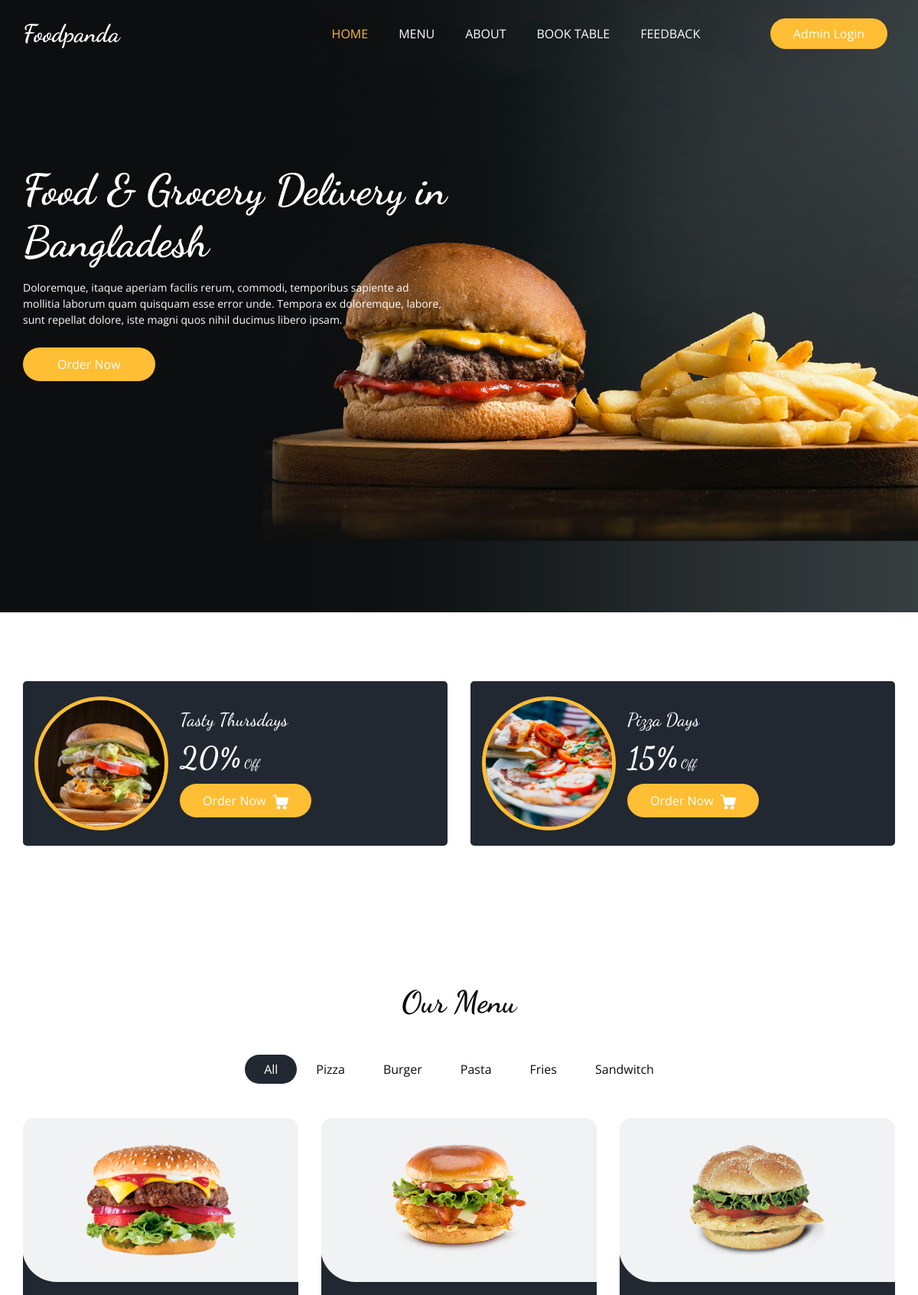
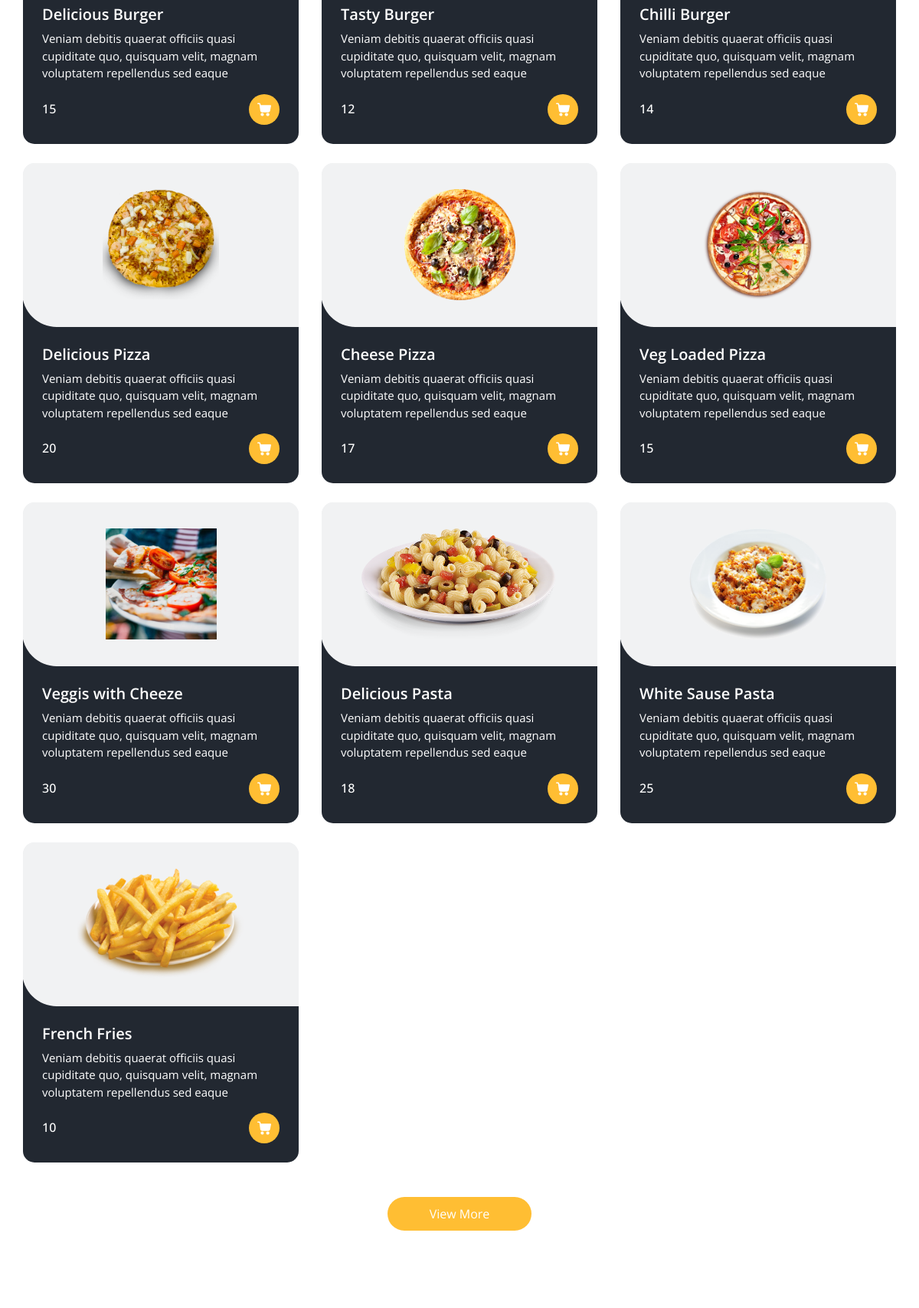
The page / (upper part) on the database its author committed (2 pictures, top to bottom).
### Base_App/models.py (models this page shows, shortened)
class ItemList(models.Model):
    Category_name = models.CharField(max_length=15)
    def __str__(self):
        return self.Category_name

class Items(models.Model):
    Item_name = models.CharField(max_length=40)
    description = models.TextField(blank=False)
    Price = models.IntegerField()
    Category = models.ForeignKey(ItemList, related_name='Name', on_delete=models.CASCADE)
    Image = models.ImageField( upload_to='Items/')

### Base_App/views.py (the view)
# urls.py: path('', HomeView,name="Home"),
def HomeView(request):
    items = Items.objects.all()
    list = ItemList.objects.all()
    review = Feedback.objects.all()
    return render(request, 'home.html',{'items':items, 'list':list,'review':review})

### Template/home.html (shortened to what this page needs)
{% extends "base.html" %}
{% block home_status %}active{% endblock home_status %}
{% load static %}
{% block slider %}
    <section class="slider_section ">
      <div id="customCarousel1" class="carousel slide" data-ride="carousel">
        <div class="carousel-inner">
          <div class="carousel-item active">
            <div class="container ">
              <div class="row">
                <div class="col-md-7 col-lg-6 ">
                  <div class="detail-box">
                    <h1>
                      Food & Grocery Delivery in Bangladesh
                    </h1>
                    <p>
                      Doloremque, itaque aperiam facilis rerum, commodi, temporibus sapiente ad mollitia laborum quam quisquam esse error unde. Tempora ex doloremque, labore, sunt repellat dolore, iste magni quos nihil ducimus libero ipsam.
                    </p>
                    <div class="btn-box">
                      <a href="" class="btn1">
                        Order Now
                      </a>
                    </div>
                  </div>
                </div>
              </div>
            </div>
          </div>
    </section>
{% endblock slider %}
{% block main %}
<section class="offer_section layout_padding-bottom">
  <div class="offer_container">
    <div class="container ">
      <div class="row">
        <div class="col-md-6  ">
          <div class="box ">
            <div class="img-box">
              <img src="{% static 'images/o1.jpg' %}" alt="">
            </div>
            <div class="detail-box">
              <h5>
                Tasty Thursdays
              </h5>
              <h6>
                <span>20%</span> Off
              </h6>
              <a href="">
                Order Now
              </a>
            </div>
          </div>
        </div>
        <div class="col-md-6  ">
          <div class="box ">
            <div class="img-box">
              <img src="{% static 'images/o2.jpg' %}" alt="">
            </div>
            <div class="detail-box">
              <h5>
                Pizza Days
              </h5>
              <h6>
                <span>15%</span> Off
              </h6>
              <a href="">
                Order Now
              </a>
            </div>
          </div>
        </div>
      </div>
    </div>
  </div>
</section>
  <section class="food_section layout_padding">
    <div class="container">
      <div class="heading_container heading_center">
        <h2>
          Our Menu
        </h2>
      </div>
      <ul class="filters_menu">
        <li class="active" data-filter="*">All</li>
        {% for i in list %}
        <li data-filter=".{{i.Category_name}}">{{i.Category_name}}</li>
        {% endfor %}
      </ul>
      <div class="filters-content">
        <div class="row grid">
          {% for j in items %}
          <div class="col-sm-6 col-lg-4 all {{j.Category}}">
            <div class="box">
              <div>
                <div class="img-box">
                  <img src="/media/{{j.Image}}" alt="">
                </div>
                <div class="detail-box">
                  <h5>
                    {{j.Item_name}}
                  </h5>
                  <p>
                    {{j.description}}
                  </p>
                  <div class="options">
                    <h6>
                      {{j.Price}}
                    </h6>
                    <a href="">
                    </a>
                  </div>
                </div>
              </div>
            </div>
          </div>
          {% endfor %}
        </div>
      </div>
      <div class="btn-box">
        <a href="">
          View More
        </a>
      </div>
    </div>
  </section>
 <section class="book_section layout_padding">
</section>
{% endblock main %}

### static/css/responsive.css (style rules this page uses)
@media (min-width: 1200px) { .container { max-width: 1170px; } }

### rows shown on the page
ItemList: Category_name "Pizza"
ItemList: Category_name "Burger"
ItemList: Category_name "Pasta"
ItemList: Category_name "Fries"
ItemList: Category_name "Sandwitch"
Items: Image (picture), Item_name "Delicious Burger", description "Veniam debitis quaerat officiis quasi cupiditate quo, quisquam velit, magnam voluptatem repellendus sed eaque", Price "15"
Items: Image (picture), Item_name "Tasty Burger", description "Veniam debitis quaerat officiis quasi cupiditate quo, quisquam velit, magnam voluptatem repellendus sed eaque", Price "12"
Items: Image (picture), Item_name "Chilli Burger", description "Veniam debitis quaerat officiis quasi cupiditate quo, quisquam velit, magnam voluptatem repellendus sed eaque", Price "14"
Items: Image (picture), Item_name "Delicious Pizza", description "Veniam debitis quaerat officiis quasi cupiditate quo, quisquam velit, magnam voluptatem repellendus sed eaque", Price "20"
Items: Image (picture), Item_name "Cheese Pizza", description "Veniam debitis quaerat officiis quasi cupiditate quo, quisquam velit, magnam voluptatem repellendus sed eaque", Price "17"
Items: Image (picture), Item_name "Veg Loaded Pizza", description "Veniam debitis quaerat officiis quasi cupiditate quo, quisquam velit, magnam voluptatem repellendus sed eaque", Price "15"
Items: Image (picture), Item_name "Veggis with Cheeze", description "Veniam debitis quaerat officiis quasi cupiditate quo, quisquam velit, magnam voluptatem repellendus sed eaque", Price "30"
Items: Image (picture), Item_name "Delicious Pasta", description "Veniam debitis quaerat officiis quasi cupiditate quo, quisquam velit, magnam voluptatem repellendus sed eaque", Price "18"
Items: Image (picture), Item_name "White Sause Pasta", description "Veniam debitis quaerat officiis quasi cupiditate quo, quisquam velit, magnam voluptatem repellendus sed eaque", Price "25"
Items: Image (picture), Item_name "French Fries", description "Veniam debitis quaerat officiis quasi cupiditate quo, quisquam velit, magnam voluptatem repellendus sed eaque", Price "10"
